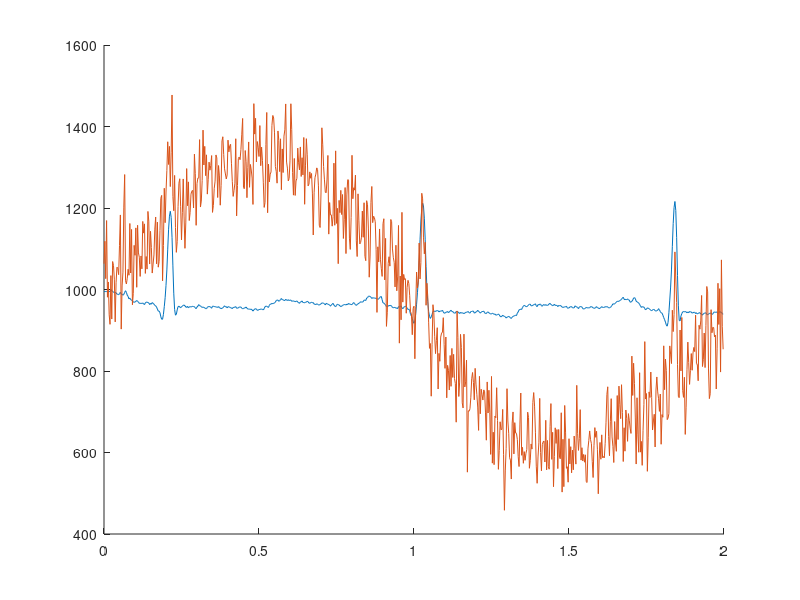

Recreate this plot in MATLAB. (Note: this script raises an error after producing the figure.)
%% Initialization
load('100m.mat')
samplefreq = 360;
seconds = 2;
offset = 0;
ecg = val(1,1+offset:samplefreq*seconds+offset); % Neem één frame uit de input-data
time = (0+offset:samplefreq*seconds-1+offset)/samplefreq; % de tijd in seconden van elke sample

noise = 360*sin(time*2*pi/2) + 36*sin(time*2*pi*50) + 60*wgn(samplefreq*seconds,1,0)'; % 0.5 and 50 Hz + white gaussian noise
noisy = ecg + noise;

figure
hold on
plot(time, ecg)
plot(time, noisy)

%% Wavelet transformations
wv = 'sym4'; % Symlet 4 heeft ongeveer dezelfde vorm als een QRS complex, en is orthogonaal, dus kan real-time berekend worden

wtecg = modwt(ecg, wv); % pas de discrete wavelet-transformatie toe op het ECG-signaal
wtrec = zeros(size(wtecg)); % maak een matrix met dezelfde dimensies als het resultaat en vul ze met nullen
wtrec(4:5,:) = wtecg(4:5,:); % kopiëer level 4 en 5 van het resultaat naar de nieuwe matrix
ecgfiltered = imodwt(wtrec, wv); % voer de inverse discrete wavelet-transformatie toe op de nieuwe matrix

% do the same thing for the noisy signal
wtnoisy = modwt(noisy,wv);
wtrecnoisy = zeros(size(wtnoisy));
wtrecnoisy(4:5,:) = wtnoisy(4:5,:);
noisyfiltered = imodwt(wtrecnoisy,wv);

%% Plotting
%plot(time, ecgfiltered)
%plot(time, noisyfiltered)
plot(time, ecgfiltered.^2/30)
plot(time, noisyfiltered.^2/30)

%% Energy distribution
QRSoffset = 50;
QRSlength = 54;
QRS = val(1,1+QRSoffset:QRSlength+QRSoffset) - 960; % Neem één QRS-peak uit de input-data
QRStime = (QRSoffset:QRSoffset+QRSlength-1); % / samplefreq;

figure
plot(QRStime, QRS)

wtQRS = modwt(QRS, wv);

levels = floor(log2(length(QRS))) + 1

lowfrequencies = zeros(levels, 1);
highfrequencies = zeros(levels, 1);

for i = 1:levels
    lowfrequencies(i) = samplefreq / 2.^(i+1);
    highfrequencies(i) = samplefreq / 2.^i;
end

energy_by_scales = sum(wtQRS.^2,2);
Levels = (1:levels)';
energy_table = table(Levels,energy_by_scales, lowfrequencies, highfrequencies);
disp(energy_table)
figure
plot(Levels', energy_by_scales','-o')

%% Fourier analysis
fourierQRS = fft(QRS);
xfrequencies = (1:QRSlength) * samplefreq / QRSlength;
frequencies = xfrequencies(1:6)';
amplitudes = abs(real(fourierQRS(1:6)))';
fft_table = table(frequencies, amplitudes);
disp(fft_table)
figure
plot(xfrequencies, abs(real(fourierQRS)), '-o')